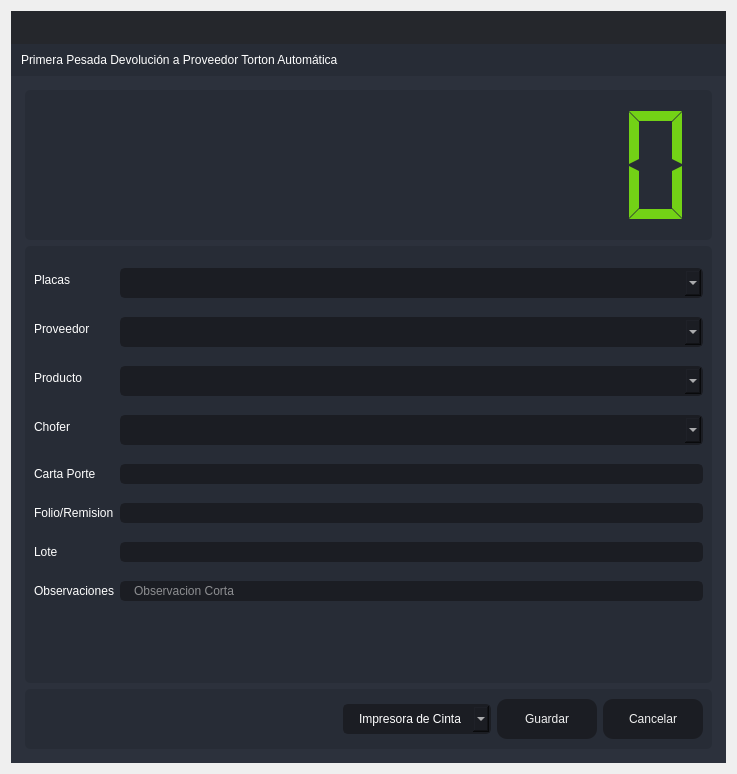
<?xml version="1.0" encoding="UTF-8"?>
<ui version="4.0">
 <class>PrimeraPDC</class>
 <widget class="QDialog" name="PrimeraPDC">
  <property name="windowModality">
   <enum>Qt::ApplicationModal</enum>
  </property>
  <property name="geometry">
   <rect>
    <x>0</x>
    <y>0</y>
    <width>737</width>
    <height>774</height>
   </rect>
  </property>
  <property name="minimumSize">
   <size>
    <width>737</width>
    <height>774</height>
   </size>
  </property>
  <property name="maximumSize">
   <size>
    <width>737</width>
    <height>774</height>
   </size>
  </property>
  <property name="windowTitle">
   <string>Primera Pesada Devolución a Proveedor Torton Automática</string>
  </property>
  <layout class="QVBoxLayout" name="verticalLayout_6">
   <item>
    <widget class="QFrame" name="frame_main">
     <property name="styleSheet">
      <string notr="true">/* LINE EDIT */
QLineEdit {
	background-color: rgb(27, 29, 35);
	border-radius: 5px;
	border: 2px solid rgb(27, 29, 35);
	padding-left: 10px;
}
QLineEdit:hover {
	border: 2px solid rgb(64, 71, 88);
}
QLineEdit:focus {
	border: 2px solid rgb(91, 101, 124);
}

/* SCROLL BARS */
QScrollBar:horizontal {
    border: none;
    background: rgb(52, 59, 72);
    height: 14px;
    margin: 0px 21px 0 21px;
	border-radius: 0px;
}
QScrollBar::handle:horizontal {
    background: rgb(85, 170, 255);
    min-width: 25px;
	border-radius: 7px
}
QScrollBar::add-line:horizontal {
    border: none;
    background: rgb(55, 63, 77);
    width: 20px;
	border-top-right-radius: 7px;
    border-bottom-right-radius: 7px;
    subcontrol-position: right;
    subcontrol-origin: margin;
}
QScrollBar::sub-line:horizontal {
    border: none;
    background: rgb(55, 63, 77);
    width: 20px;
	border-top-left-radius: 7px;
    border-bottom-left-radius: 7px;
    subcontrol-position: left;
    subcontrol-origin: margin;
}
QScrollBar::up-arrow:horizontal, QScrollBar::down-arrow:horizontal
{
     background: none;
}
QScrollBar::add-page:horizontal, QScrollBar::sub-page:horizontal
{
     background: none;
}
 QScrollBar:vertical {
	border: none;
    background: rgb(52, 59, 72);
    width: 14px;
    margin: 21px 0 21px 0;
	border-radius: 0px;
 }
 QScrollBar::handle:vertical {	
	background: rgb(85, 170, 255);
    min-height: 25px;
	border-radius: 7px
 }
 QScrollBar::add-line:vertical {
     border: none;
    background: rgb(55, 63, 77);
     height: 20px;
	border-bottom-left-radius: 7px;
    border-bottom-right-radius: 7px;
     subcontrol-position: bottom;
     subcontrol-origin: margin;
 }
 QScrollBar::sub-line:vertical {
	border: none;
    background: rgb(55, 63, 77);
     height: 20px;
	border-top-left-radius: 7px;
    border-top-right-radius: 7px;
     subcontrol-position: top;
     subcontrol-origin: margin;
 }
 QScrollBar::up-arrow:vertical, QScrollBar::down-arrow:vertical {
     background: none;
 }

 QScrollBar::add-page:vertical, QScrollBar::sub-page:vertical {
     background: none;
 }

/* CHECKBOX */
QCheckBox::indicator {
    border: 3px solid rgb(52, 59, 72);
	width: 15px;
	height: 15px;
	border-radius: 10px;
    background: rgb(44, 49, 60);
}
QCheckBox::indicator:hover {
    border: 3px solid rgb(58, 66, 81);
}
QCheckBox::indicator:checked {
    background: 3px solid rgb(52, 59, 72);
	border: 3px solid rgb(52, 59, 72);	
	background-image: url(:/16x16/icons/16x16/cil-check-alt.png);
}

/* RADIO BUTTON */
QRadioButton::indicator {
    border: 3px solid rgb(52, 59, 72);
	width: 15px;
	height: 15px;
	border-radius: 10px;
    background: rgb(44, 49, 60);
}
QRadioButton::indicator:hover {
    border: 3px solid rgb(58, 66, 81);
}
QRadioButton::indicator:checked {
    background: 3px solid rgb(94, 106, 130);
	border: 3px solid rgb(52, 59, 72);	
}

/* COMBOBOX */
QComboBox{
	background-color: rgb(27, 29, 35);
	border-radius: 5px;
	border: 2px solid rgb(27, 29, 35);
	padding: 5px;
	padding-left: 10px;
}
QComboBox:hover{
	border: 2px solid rgb(64, 71, 88);
}
QComboBox::drop-down {
	subcontrol-origin: padding;
	subcontrol-position: top right;
	width: 25px; 
	border-left-width: 3px;
	border-left-color: rgba(39, 44, 54, 150);
	border-left-style: solid;
	border-top-right-radius: 3px;
	border-bottom-right-radius: 3px;	
	background-image: url(:/16x16/icons/16x16/cil-arrow-bottom.png);
	background-position: center;
	background-repeat: no-reperat;
 }
QComboBox QAbstractItemView {
	color: rgb(85, 170, 255);	
	background-color: rgb(27, 29, 35);
	padding: 10px;
	selection-background-color: rgb(39, 44, 54);
}

/* SLIDERS */
QSlider::groove:horizontal {
    border-radius: 9px;
    height: 18px;
	margin: 0px;
	background-color: rgb(52, 59, 72);
}
QSlider::groove:horizontal:hover {
	background-color: rgb(55, 62, 76);
}
QSlider::handle:horizontal {
    background-color: rgb(85, 170, 255);
    border: none;
    height: 18px;
    width: 18px;
    margin: 0px;
	border-radius: 9px;
}
QSlider::handle:horizontal:hover {
    background-color: rgb(105, 180, 255);
}
QSlider::handle:horizontal:pressed {
    background-color: rgb(65, 130, 195);
}

QSlider::groove:vertical {
    border-radius: 9px;
    width: 18px;
    margin: 0px;
	background-color: rgb(52, 59, 72);
}
QSlider::groove:vertical:hover {
	background-color: rgb(55, 62, 76);
}
QSlider::handle:vertical {
    background-color: rgb(85, 170, 255);
	border: none;
    height: 18px;
    width: 18px;
    margin: 0px;
	border-radius: 9px;
}
QSlider::handle:vertical:hover {
    background-color: rgb(105, 180, 255);
}
QSlider::handle:vertical:pressed {
    background-color: rgb(65, 130, 195);
}

</string>
     </property>
     <property name="frameShape">
      <enum>QFrame::NoFrame</enum>
     </property>
     <property name="frameShadow">
      <enum>QFrame::Raised</enum>
     </property>
     <layout class="QVBoxLayout" name="verticalLayout">
      <property name="spacing">
       <number>0</number>
      </property>
      <property name="leftMargin">
       <number>0</number>
      </property>
      <property name="topMargin">
       <number>0</number>
      </property>
      <property name="rightMargin">
       <number>0</number>
      </property>
      <property name="bottomMargin">
       <number>0</number>
      </property>
      <item>
       <widget class="QFrame" name="frame_top">
        <property name="minimumSize">
         <size>
          <width>0</width>
          <height>65</height>
         </size>
        </property>
        <property name="maximumSize">
         <size>
          <width>16777215</width>
          <height>65</height>
         </size>
        </property>
        <property name="styleSheet">
         <string notr="true">background-color: transparent;</string>
        </property>
        <property name="frameShape">
         <enum>QFrame::NoFrame</enum>
        </property>
        <property name="frameShadow">
         <enum>QFrame::Raised</enum>
        </property>
        <layout class="QHBoxLayout" name="horizontalLayout_3">
         <property name="spacing">
          <number>0</number>
         </property>
         <property name="leftMargin">
          <number>0</number>
         </property>
         <property name="topMargin">
          <number>0</number>
         </property>
         <property name="rightMargin">
          <number>0</number>
         </property>
         <property name="bottomMargin">
          <number>0</number>
         </property>
         <item>
          <widget class="QFrame" name="frame_toggle">
           <property name="maximumSize">
            <size>
             <width>70</width>
             <height>16777215</height>
            </size>
           </property>
           <property name="styleSheet">
            <string notr="true">background-color: rgb(27, 29, 35);</string>
           </property>
           <property name="frameShape">
            <enum>QFrame::NoFrame</enum>
           </property>
           <property name="frameShadow">
            <enum>QFrame::Raised</enum>
           </property>
           <layout class="QVBoxLayout" name="verticalLayout_3">
            <property name="spacing">
             <number>0</number>
            </property>
            <property name="leftMargin">
             <number>0</number>
            </property>
            <property name="topMargin">
             <number>0</number>
            </property>
            <property name="rightMargin">
             <number>0</number>
            </property>
            <property name="bottomMargin">
             <number>0</number>
            </property>
           </layout>
          </widget>
         </item>
         <item>
          <widget class="QFrame" name="frame_top_right">
           <property name="styleSheet">
            <string notr="true">background: transparent;</string>
           </property>
           <property name="frameShape">
            <enum>QFrame::NoFrame</enum>
           </property>
           <property name="frameShadow">
            <enum>QFrame::Raised</enum>
           </property>
           <layout class="QVBoxLayout" name="verticalLayout_2">
            <property name="spacing">
             <number>0</number>
            </property>
            <property name="leftMargin">
             <number>0</number>
            </property>
            <property name="topMargin">
             <number>0</number>
            </property>
            <property name="rightMargin">
             <number>0</number>
            </property>
            <property name="bottomMargin">
             <number>0</number>
            </property>
            <item>
             <widget class="QFrame" name="frame_top_btns">
              <property name="maximumSize">
               <size>
                <width>16777215</width>
                <height>42</height>
               </size>
              </property>
              <property name="styleSheet">
               <string notr="true">background-color: rgba(27, 29, 35, 200)</string>
              </property>
              <property name="frameShape">
               <enum>QFrame::NoFrame</enum>
              </property>
              <property name="frameShadow">
               <enum>QFrame::Raised</enum>
              </property>
              <layout class="QHBoxLayout" name="horizontalLayout_4">
               <property name="spacing">
                <number>0</number>
               </property>
               <property name="leftMargin">
                <number>0</number>
               </property>
               <property name="topMargin">
                <number>0</number>
               </property>
               <property name="rightMargin">
                <number>0</number>
               </property>
               <property name="bottomMargin">
                <number>0</number>
               </property>
               <item>
                <widget class="QFrame" name="frame_label_top_btns">
                 <property name="sizePolicy">
                  <sizepolicy hsizetype="Expanding" vsizetype="Preferred">
                   <horstretch>0</horstretch>
                   <verstretch>0</verstretch>
                  </sizepolicy>
                 </property>
                 <property name="frameShape">
                  <enum>QFrame::NoFrame</enum>
                 </property>
                 <property name="frameShadow">
                  <enum>QFrame::Raised</enum>
                 </property>
                 <layout class="QHBoxLayout" name="horizontalLayout_10">
                  <property name="spacing">
                   <number>0</number>
                  </property>
                  <property name="leftMargin">
                   <number>5</number>
                  </property>
                  <property name="topMargin">
                   <number>0</number>
                  </property>
                  <property name="rightMargin">
                   <number>10</number>
                  </property>
                  <property name="bottomMargin">
                   <number>0</number>
                  </property>
                 </layout>
                </widget>
               </item>
               <item alignment="Qt::AlignRight">
                <widget class="QFrame" name="frame_btns_right">
                 <property name="sizePolicy">
                  <sizepolicy hsizetype="Expanding" vsizetype="Preferred">
                   <horstretch>0</horstretch>
                   <verstretch>0</verstretch>
                  </sizepolicy>
                 </property>
                 <property name="maximumSize">
                  <size>
                   <width>120</width>
                   <height>16777215</height>
                  </size>
                 </property>
                 <property name="frameShape">
                  <enum>QFrame::NoFrame</enum>
                 </property>
                 <property name="frameShadow">
                  <enum>QFrame::Raised</enum>
                 </property>
                 <layout class="QHBoxLayout" name="horizontalLayout_5">
                  <property name="spacing">
                   <number>0</number>
                  </property>
                  <property name="leftMargin">
                   <number>0</number>
                  </property>
                  <property name="topMargin">
                   <number>0</number>
                  </property>
                  <property name="rightMargin">
                   <number>0</number>
                  </property>
                  <property name="bottomMargin">
                   <number>0</number>
                  </property>
                 </layout>
                </widget>
               </item>
              </layout>
             </widget>
            </item>
            <item>
             <widget class="QFrame" name="frame_top_info">
              <property name="maximumSize">
               <size>
                <width>16777215</width>
                <height>65</height>
               </size>
              </property>
              <property name="styleSheet">
               <string notr="true">background-color: rgb(39, 44, 54);</string>
              </property>
              <property name="frameShape">
               <enum>QFrame::NoFrame</enum>
              </property>
              <property name="frameShadow">
               <enum>QFrame::Raised</enum>
              </property>
              <layout class="QHBoxLayout" name="horizontalLayout_8">
               <property name="spacing">
                <number>0</number>
               </property>
               <property name="leftMargin">
                <number>10</number>
               </property>
               <property name="topMargin">
                <number>0</number>
               </property>
               <property name="rightMargin">
                <number>10</number>
               </property>
               <property name="bottomMargin">
                <number>0</number>
               </property>
               <item>
                <widget class="QLabel" name="label">
                 <property name="styleSheet">
                  <string notr="true">font: 75 16pt &quot;MS Shell Dlg 2&quot;;
color: rgb(255, 255, 255);</string>
                 </property>
                 <property name="text">
                  <string>Primera Pesada Devolución a Proveedor Torton Automática</string>
                 </property>
                </widget>
               </item>
              </layout>
             </widget>
            </item>
           </layout>
          </widget>
         </item>
        </layout>
       </widget>
      </item>
      <item>
       <widget class="QFrame" name="frame_center">
        <property name="sizePolicy">
         <sizepolicy hsizetype="Expanding" vsizetype="Expanding">
          <horstretch>0</horstretch>
          <verstretch>0</verstretch>
         </sizepolicy>
        </property>
        <property name="styleSheet">
         <string notr="true">background-color: rgb(40, 44, 52);</string>
        </property>
        <property name="frameShape">
         <enum>QFrame::NoFrame</enum>
        </property>
        <property name="frameShadow">
         <enum>QFrame::Raised</enum>
        </property>
        <layout class="QHBoxLayout" name="horizontalLayout_2">
         <property name="spacing">
          <number>0</number>
         </property>
         <property name="leftMargin">
          <number>0</number>
         </property>
         <property name="topMargin">
          <number>0</number>
         </property>
         <property name="rightMargin">
          <number>0</number>
         </property>
         <property name="bottomMargin">
          <number>0</number>
         </property>
         <item>
          <widget class="QFrame" name="frame_content_right">
           <property name="styleSheet">
            <string notr="true">background-color: rgb(44, 49, 60);</string>
           </property>
           <property name="frameShape">
            <enum>QFrame::NoFrame</enum>
           </property>
           <property name="frameShadow">
            <enum>QFrame::Raised</enum>
           </property>
           <layout class="QVBoxLayout" name="verticalLayout_4">
            <property name="spacing">
             <number>0</number>
            </property>
            <property name="leftMargin">
             <number>0</number>
            </property>
            <property name="topMargin">
             <number>0</number>
            </property>
            <property name="rightMargin">
             <number>0</number>
            </property>
            <property name="bottomMargin">
             <number>0</number>
            </property>
            <item>
             <widget class="QFrame" name="frame_content">
              <property name="frameShape">
               <enum>QFrame::NoFrame</enum>
              </property>
              <property name="frameShadow">
               <enum>QFrame::Raised</enum>
              </property>
              <layout class="QVBoxLayout" name="verticalLayout_9">
               <property name="spacing">
                <number>0</number>
               </property>
               <property name="leftMargin">
                <number>5</number>
               </property>
               <property name="topMargin">
                <number>5</number>
               </property>
               <property name="rightMargin">
                <number>5</number>
               </property>
               <property name="bottomMargin">
                <number>5</number>
               </property>
               <item>
                <widget class="QStackedWidget" name="stackedWidget">
                 <property name="styleSheet">
                  <string notr="true">background: transparent;</string>
                 </property>
                 <property name="currentIndex">
                  <number>0</number>
                 </property>
                 <widget class="QWidget" name="page_home">
                  <layout class="QVBoxLayout" name="verticalLayout_10">
                   <item>
                    <widget class="QFrame" name="frame_3">
                     <property name="minimumSize">
                      <size>
                       <width>0</width>
                       <height>150</height>
                      </size>
                     </property>
                     <property name="maximumSize">
                      <size>
                       <width>16777215</width>
                       <height>150</height>
                      </size>
                     </property>
                     <property name="styleSheet">
                      <string notr="true">background-color: rgb(39, 44, 54);
border-radius: 5px;</string>
                     </property>
                     <property name="frameShape">
                      <enum>QFrame::StyledPanel</enum>
                     </property>
                     <property name="frameShadow">
                      <enum>QFrame::Raised</enum>
                     </property>
                     <layout class="QVBoxLayout" name="verticalLayout_11">
                      <item>
                       <layout class="QVBoxLayout" name="verticalLayout_8">
                        <item>
                         <widget class="QLCDNumber" name="lcdNumber_7">
                          <property name="styleSheet">
                           <string notr="true">color:rgb(115, 210, 22)</string>
                          </property>
                          <property name="digitCount">
                           <number>10</number>
                          </property>
                          <property name="segmentStyle">
                           <enum>QLCDNumber::Flat</enum>
                          </property>
                          <property name="value" stdset="0">
                           <double>0.000000000000000</double>
                          </property>
                         </widget>
                        </item>
                       </layout>
                      </item>
                     </layout>
                    </widget>
                   </item>
                   <item>
                    <widget class="QFrame" name="frame">
                     <property name="styleSheet">
                      <string notr="true">background-color: rgb(39, 44, 54);
border-radius: 5px;</string>
                     </property>
                     <property name="frameShape">
                      <enum>QFrame::StyledPanel</enum>
                     </property>
                     <property name="frameShadow">
                      <enum>QFrame::Raised</enum>
                     </property>
                     <layout class="QVBoxLayout" name="verticalLayout_5">
                      <item>
                       <layout class="QVBoxLayout" name="verticalLayout_12">
                        <item>
                         <layout class="QFormLayout" name="formLayout">
                          <item row="0" column="0">
                           <widget class="QLabel" name="label_2">
                            <property name="styleSheet">
                             <string notr="true">color: rgb(255, 255, 255);
font: 75 12pt &quot;MS Shell Dlg 2&quot;;</string>
                            </property>
                            <property name="text">
                             <string>Placas</string>
                            </property>
                           </widget>
                          </item>
                          <item row="0" column="1">
                           <widget class="QComboBox" name="comboBox_placas">
                            <property name="styleSheet">
                             <string notr="true">QComboBox{
	background-color: rgb(27, 29, 35);
	border-radius: 5px;
	border: 2px solid rgb(27, 29, 35);
	padding: 5px;
	padding-left: 14px;
	color: rgb(255, 255, 255);
    font: 75 12pt &quot;MS Shell Dlg 2&quot;;
}
QComboBox:hover{
	border: 2px solid rgb(64, 71, 88);
}
QComboBox QAbstractItemView {
	color: rgb(85, 170, 255);	
	background-color: rgb(27, 29, 35);
	padding: 10px;
	selection-background-color: rgb(39, 44, 54);
}</string>
                            </property>
                           </widget>
                          </item>
                          <item row="1" column="0">
                           <widget class="QLabel" name="label_3">
                            <property name="styleSheet">
                             <string notr="true">color: rgb(255, 255, 255);
font: 75 12pt &quot;MS Shell Dlg 2&quot;;</string>
                            </property>
                            <property name="text">
                             <string>Proveedor</string>
                            </property>
                           </widget>
                          </item>
                          <item row="1" column="1">
                           <widget class="QComboBox" name="comboBox_proveedor">
                            <property name="styleSheet">
                             <string notr="true">QComboBox{
	background-color: rgb(27, 29, 35);
	border-radius: 5px;
	border: 2px solid rgb(27, 29, 35);
	padding: 5px;
	padding-left: 14px;
	color: rgb(255, 255, 255);
    font: 75 12pt &quot;MS Shell Dlg 2&quot;;
}
QComboBox:hover{
	border: 2px solid rgb(64, 71, 88);
}
QComboBox QAbstractItemView {
	color: rgb(85, 170, 255);	
	background-color: rgb(27, 29, 35);
	padding: 10px;
	selection-background-color: rgb(39, 44, 54);
}</string>
                            </property>
                           </widget>
                          </item>
                          <item row="2" column="0">
                           <widget class="QLabel" name="label_5">
                            <property name="styleSheet">
                             <string notr="true">color: rgb(255, 255, 255);
font: 75 12pt &quot;MS Shell Dlg 2&quot;;</string>
                            </property>
                            <property name="text">
                             <string>Producto</string>
                            </property>
                           </widget>
                          </item>
                          <item row="2" column="1">
                           <widget class="QComboBox" name="comboBox_productos">
                            <property name="styleSheet">
                             <string notr="true">QComboBox{
	background-color: rgb(27, 29, 35);
	border-radius: 5px;
	border: 2px solid rgb(27, 29, 35);
	padding: 5px;
	padding-left: 14px;
	color: rgb(255, 255, 255);
    font: 75 12pt &quot;MS Shell Dlg 2&quot;;
}
QComboBox:hover{
	border: 2px solid rgb(64, 71, 88);
}
QComboBox QAbstractItemView {
	color: rgb(85, 170, 255);	
	background-color: rgb(27, 29, 35);
	padding: 10px;
	selection-background-color: rgb(39, 44, 54);
}</string>
                            </property>
                           </widget>
                          </item>
                          <item row="3" column="0">
                           <widget class="QLabel" name="label_6">
                            <property name="styleSheet">
                             <string notr="true">color: rgb(255, 255, 255);
font: 75 12pt &quot;MS Shell Dlg 2&quot;;</string>
                            </property>
                            <property name="text">
                             <string>Chofer</string>
                            </property>
                           </widget>
                          </item>
                          <item row="3" column="1">
                           <widget class="QComboBox" name="comboBox_operador">
                            <property name="styleSheet">
                             <string notr="true">QComboBox{
	background-color: rgb(27, 29, 35);
	border-radius: 5px;
	border: 2px solid rgb(27, 29, 35);
	padding: 5px;
	padding-left: 14px;
	color: rgb(255, 255, 255);
    font: 75 12pt &quot;MS Shell Dlg 2&quot;;
}
QComboBox:hover{
	border: 2px solid rgb(64, 71, 88);
}
QComboBox QAbstractItemView {
	color: rgb(85, 170, 255);	
	background-color: rgb(27, 29, 35);
	padding: 10px;
	selection-background-color: rgb(39, 44, 54);
}</string>
                            </property>
                           </widget>
                          </item>
                          <item row="7" column="0">
                           <widget class="QLabel" name="label_7">
                            <property name="styleSheet">
                             <string notr="true">color: rgb(255, 255, 255);
font: 75 12pt &quot;MS Shell Dlg 2&quot;;</string>
                            </property>
                            <property name="text">
                             <string>Observaciones</string>
                            </property>
                           </widget>
                          </item>
                          <item row="8" column="0">
                           <widget class="Line" name="line">
                            <property name="orientation">
                             <enum>Qt::Horizontal</enum>
                            </property>
                           </widget>
                          </item>
                          <item row="8" column="1">
                           <spacer name="verticalSpacer">
                            <property name="orientation">
                             <enum>Qt::Vertical</enum>
                            </property>
                            <property name="sizeHint" stdset="0">
                             <size>
                              <width>20</width>
                              <height>40</height>
                             </size>
                            </property>
                           </spacer>
                          </item>
                          <item row="4" column="0">
                           <widget class="QLabel" name="label_4">
                            <property name="styleSheet">
                             <string notr="true">color: rgb(255, 255, 255);
font: 75 12pt &quot;MS Shell Dlg 2&quot;;</string>
                            </property>
                            <property name="text">
                             <string>Carta Porte</string>
                            </property>
                           </widget>
                          </item>
                          <item row="5" column="0">
                           <widget class="QLabel" name="label_8">
                            <property name="styleSheet">
                             <string notr="true">color: rgb(255, 255, 255);
font: 75 12pt &quot;MS Shell Dlg 2&quot;;</string>
                            </property>
                            <property name="text">
                             <string>Folio/Remision</string>
                            </property>
                           </widget>
                          </item>
                          <item row="4" column="1">
                           <widget class="QLineEdit" name="cartaporte">
                            <property name="styleSheet">
                             <string notr="true">QLineEdit {
	background-color: rgb(27, 29, 35);
	border-radius: 5px;
	border: 2px solid rgb(27, 29, 35);
	padding-left: 10px;
	font: 75 12pt &quot;MS Shell Dlg 2&quot;;
	color: rgb(255, 255, 255);
}
QLineEdit:hover {
	border: 2px solid rgb(64, 71, 88);
}
QLineEdit:focus {
	border: 2px solid rgb(91, 101, 124);
}</string>
                            </property>
                           </widget>
                          </item>
                          <item row="5" column="1">
                           <widget class="QLineEdit" name="folio">
                            <property name="styleSheet">
                             <string notr="true">QLineEdit {
	background-color: rgb(27, 29, 35);
	border-radius: 5px;
	border: 2px solid rgb(27, 29, 35);
	padding-left: 10px;
	font: 75 12pt &quot;MS Shell Dlg 2&quot;;
	color: rgb(255, 255, 255);
}
QLineEdit:hover {
	border: 2px solid rgb(64, 71, 88);
}
QLineEdit:focus {
	border: 2px solid rgb(91, 101, 124);
}</string>
                            </property>
                           </widget>
                          </item>
                          <item row="6" column="1">
                           <widget class="QLineEdit" name="lote">
                            <property name="styleSheet">
                             <string notr="true">QLineEdit {
	background-color: rgb(27, 29, 35);
	border-radius: 5px;
	border: 2px solid rgb(27, 29, 35);
	padding-left: 10px;
	font: 75 12pt &quot;MS Shell Dlg 2&quot;;
	color: rgb(255, 255, 255);
}
QLineEdit:hover {
	border: 2px solid rgb(64, 71, 88);
}
QLineEdit:focus {
	border: 2px solid rgb(91, 101, 124);
}</string>
                            </property>
                           </widget>
                          </item>
                          <item row="6" column="0">
                           <widget class="QLabel" name="label_9">
                            <property name="styleSheet">
                             <string notr="true">color: rgb(255, 255, 255);
font: 75 12pt &quot;MS Shell Dlg 2&quot;;</string>
                            </property>
                            <property name="text">
                             <string>Lote</string>
                            </property>
                           </widget>
                          </item>
                          <item row="7" column="1">
                           <widget class="QLineEdit" name="observaciones">
                            <property name="styleSheet">
                             <string notr="true">QLineEdit {
	background-color: rgb(27, 29, 35);
	border-radius: 5px;
	border: 2px solid rgb(27, 29, 35);
	padding-left: 10px;
	font: 75 12pt &quot;MS Shell Dlg 2&quot;;
	color: rgb(255, 255, 255);
}
QLineEdit:hover {
	border: 2px solid rgb(64, 71, 88);
}
QLineEdit:focus {
	border: 2px solid rgb(91, 101, 124);
}</string>
                            </property>
                            <property name="maxLength">
                             <number>125</number>
                            </property>
                            <property name="placeholderText">
                             <string>Observacion Corta</string>
                            </property>
                           </widget>
                          </item>
                         </layout>
                        </item>
                       </layout>
                      </item>
                     </layout>
                    </widget>
                   </item>
                   <item>
                    <widget class="QFrame" name="frame_2">
                     <property name="minimumSize">
                      <size>
                       <width>0</width>
                       <height>60</height>
                      </size>
                     </property>
                     <property name="maximumSize">
                      <size>
                       <width>16777215</width>
                       <height>60</height>
                      </size>
                     </property>
                     <property name="styleSheet">
                      <string notr="true">background-color: rgb(39, 44, 54);
border-radius: 5px;</string>
                     </property>
                     <property name="frameShape">
                      <enum>QFrame::StyledPanel</enum>
                     </property>
                     <property name="frameShadow">
                      <enum>QFrame::Raised</enum>
                     </property>
                     <layout class="QHBoxLayout" name="horizontalLayout_9">
                      <item>
                       <layout class="QGridLayout" name="gridLayout">
                        <item row="0" column="3">
                         <widget class="QPushButton" name="btnr">
                          <property name="minimumSize">
                           <size>
                            <width>100</width>
                            <height>40</height>
                           </size>
                          </property>
                          <property name="styleSheet">
                           <string notr="true">QPushButton {
	border-color: rgb(27, 29, 35);
	font: 75 10pt &quot;MS Shell Dlg 2&quot;;
	color: rgb(240, 240, 240);
	background-color: rgb(27, 29, 35);
	border: 0px solid;
	border-radius: 10px;	
}
QPushButton:hover {
	background-color:rgb(44, 49, 60);
	border-color: rgb(27, 29, 35);
	border: 2px solid;
}</string>
                          </property>
                          <property name="text">
                           <string>Cancelar</string>
                          </property>
                         </widget>
                        </item>
                        <item row="0" column="2">
                         <widget class="QPushButton" name="btn_guardar">
                          <property name="minimumSize">
                           <size>
                            <width>100</width>
                            <height>40</height>
                           </size>
                          </property>
                          <property name="styleSheet">
                           <string notr="true">QPushButton {
	border-color: rgb(27, 29, 35);
	font: 75 10pt &quot;MS Shell Dlg 2&quot;;
	color: rgb(240, 240, 240);
	background-color: rgb(27, 29, 35);
	border: 0px solid;
	border-radius: 10px;	
}
QPushButton:hover {
	background-color:rgb(44, 49, 60);
	border-color: rgb(27, 29, 35);
	border: 2px solid;
}</string>
                          </property>
                          <property name="text">
                           <string>Guardar</string>
                          </property>
                         </widget>
                        </item>
                        <item row="0" column="0">
                         <spacer name="horizontalSpacer">
                          <property name="orientation">
                           <enum>Qt::Horizontal</enum>
                          </property>
                          <property name="sizeHint" stdset="0">
                           <size>
                            <width>40</width>
                            <height>20</height>
                           </size>
                          </property>
                         </spacer>
                        </item>
                        <item row="0" column="1">
                         <widget class="QComboBox" name="comboBox_impresora">
                          <property name="styleSheet">
                           <string notr="true">QComboBox{
	background-color: rgb(27, 29, 35);
	border-radius: 5px;
	border: 2px solid rgb(27, 29, 35);
	padding: 5px;
	padding-left: 14px;
	color: rgb(255, 255, 255);
    font: 75 12pt &quot;MS Shell Dlg 2&quot;;
}
QComboBox:hover{
	border: 2px solid rgb(64, 71, 88);
}
QComboBox QAbstractItemView {
	color: rgb(85, 170, 255);	
	background-color: rgb(27, 29, 35);
	padding: 10px;
	selection-background-color: rgb(39, 44, 54);
}</string>
                          </property>
                          <item>
                           <property name="text">
                            <string>Impresora de Cinta</string>
                           </property>
                          </item>
                          <item>
                           <property name="text">
                            <string>Impresora Windows</string>
                           </property>
                          </item>
                         </widget>
                        </item>
                       </layout>
                      </item>
                     </layout>
                    </widget>
                   </item>
                  </layout>
                 </widget>
                </widget>
               </item>
              </layout>
             </widget>
            </item>
           </layout>
          </widget>
         </item>
        </layout>
       </widget>
      </item>
     </layout>
    </widget>
   </item>
  </layout>
 </widget>
 <resources/>
 <connections/>
</ui>
